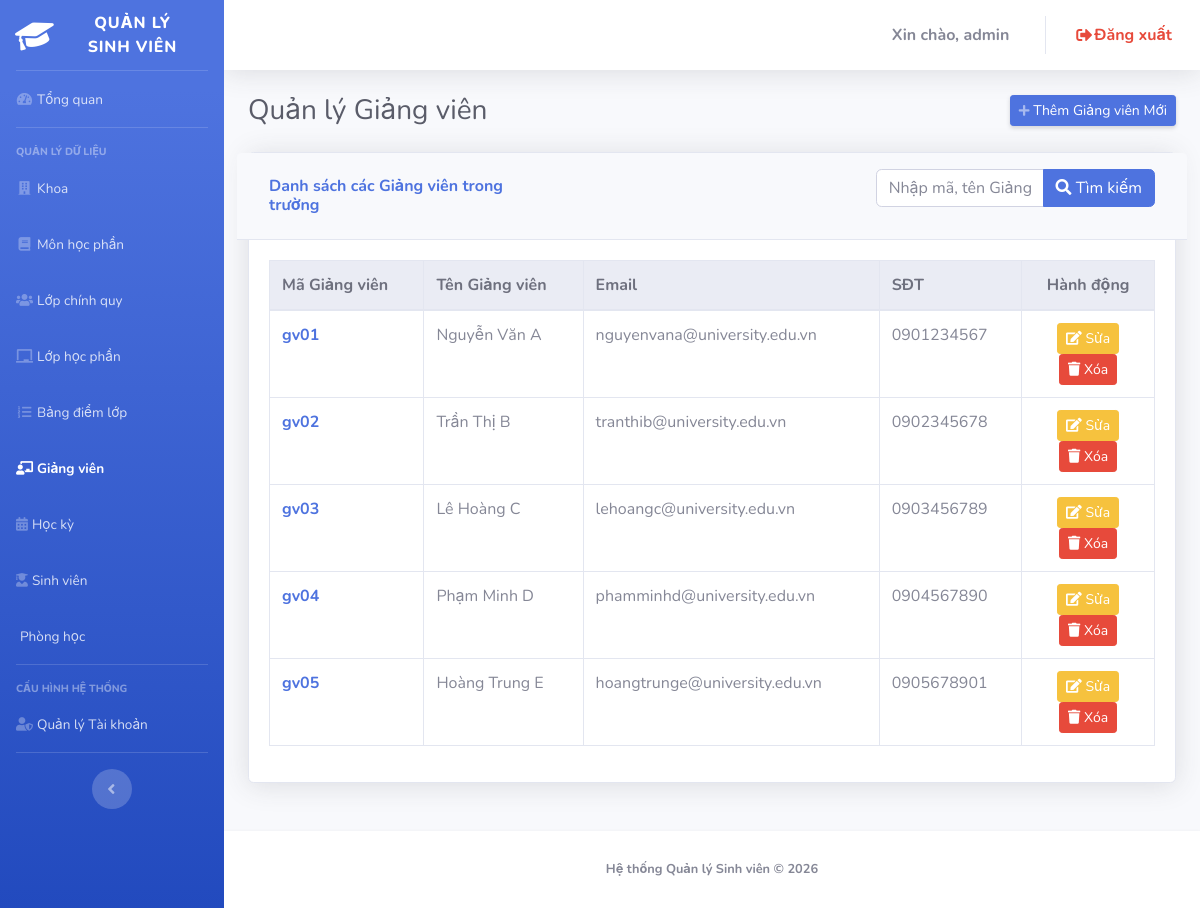
Page /admin/index.php?page=teachers (signed in) on the committed database.
### tables this page shows
CREATE TABLE `teachers` (
  `maGV` varchar(20) NOT NULL,
  `hoTenGV` varchar(100) NOT NULL,
  `email` varchar(100) DEFAULT NULL,
  `sdt` varchar(20) DEFAULT NULL
);

### admin/teachers.php (the view, shortened to what this page needs)
<?php
$keyword = $_GET['keyword'] ?? '';
$limit = 5;
$page = isset($_GET['page']) ? (int)$_GET['page'] : 1;
if ($page < 1) $page = 1;
$offset =(int) ($page - 1) * $limit;
if ($keyword !== '') {
    $searchTerm = "%$keyword%";
    $countSql = "SELECT COUNT(*) FROM Teachers WHERE maGV LIKE ? OR hoTenGV LIKE ? OR email LIKE ?";
    $countStmt = $pdo->prepare($countSql);
    $countStmt->execute([$searchTerm, $searchTerm, $searchTerm]);
    $totalRows = $countStmt->fetchColumn();
    $sql = "SELECT * FROM Teachers WHERE maGV LIKE ? OR hoTenGV LIKE ? OR email LIKE ? LIMIT $limit OFFSET $offset";
    $stmt = $pdo->prepare($sql);
    $stmt->execute([$searchTerm, $searchTerm, $searchTerm]);
} else {
    $sql = "SELECT * FROM Teachers LIMIT $limit OFFSET $offset";
    $stmt = $pdo->query($sql);
}
$Teachers = $stmt->fetchAll();
?>
<div class="d-sm-flex align-items-center justify-content-between mb-4">
    <h1 class="h3 mb-0 text-gray-800">Quản lý Giảng viên</h1>
    <button href="#" class="d-none d-sm-inline-block btn btn-sm btn-primary shadow-sm" data-toggle="modal" data-target="#addModal">
        <i class="fas fa-plus fa-sm text-white-50"></i> Thêm Giảng viên Mới
    </button>
</div>
<div class="card shadow mb-4">
    <div class="card-header py-3 row">
        <div class="col-4 mt-2">
            <h6 class="font-weight-bold text-primary">Danh sách các Giảng viên trong trường</h6>
        </div>
        <div class="col-4">
        </div>
        <div class="col-4">
            <form method="GET" action="index.php">
                <div class="input-group w-100">
                    <input type="text" name="keyword" class="form-control " placeholder="Nhập mã, tên Giảng viên hoặc email để tìm kiếm..." value="<?= htmlspecialchars($keyword) ?>">
                    <div class="input-group-append">
                        <button class="btn btn-primary" type="submit">
                            <i class="fas fa-search"></i> Tìm kiếm
                        </button>
                    </div>
                </div>
            </form>
        </div>
    </div>
    <div class="card-body">
        <div class="table-responsive">
            <table class="table table-bordered table-hover" id="dataTable" width="100%" cellspacing="0">
                <thead class="thead-light">
                    <tr>
                        <th>Mã Giảng viên</th>
                        <th>Tên Giảng viên</th>
                        <th>Email</th>
                        <th>SĐT</th>
                        <th width="15%" class="text-center">Hành động</th>
                    </tr>
                </thead>
                <tbody>
                    <?php foreach ($Teachers as $f): ?>
                    <tr>
                        <td class="font-weight-bold text-primary"><?= htmlspecialchars($f['maGV']) ?></td>
                        <td><?= htmlspecialchars($f['hoTenGV']) ?></td>
                        <td><?= htmlspecialchars($f['email']) ?></td>
                        <td><?= htmlspecialchars($f['sdt']) ?></td>
                        <td class="text-center">
                            <button type="button" class="btn btn-warning btn-sm"
                                    onclick='openEditModal(<?= json_encode($f, JSON_HEX_TAG | JSON_HEX_APOS | JSON_HEX_QUOT | JSON_HEX_AMP | JSON_UNESCAPED_UNICODE) ?>)'>
                                <i class="fas fa-edit"></i> Sửa
                            </button>
                            <form method="POST" class="d-inline">
                                <button type="submit" class="btn btn-danger btn-sm" onclick="return confirm('Bạn chắc chắn muốn xóa Giảng viên này?')">
                                    <i class="fas fa-trash"></i> Xóa
                                </button>
                            </form>
                        </td>
                    </tr>
                    <?php endforeach; ?>
                </tbody>
            </table>
        </div>
    </div>
</div>

### rows in the picture
teachers: maGV "gv01", hoTenGV "Nguyễn Văn A", email "nguyenvana@university.edu.vn", sdt "0901234567"
teachers: maGV "gv02", hoTenGV "Trần Thị B", email "tranthib@university.edu.vn", sdt "0902345678"
teachers: maGV "gv03", hoTenGV "Lê Hoàng C", email "lehoangc@university.edu.vn", sdt "0903456789"
teachers: maGV "gv04", hoTenGV "Phạm Minh D", email "phamminhd@university.edu.vn", sdt "0904567890"
teachers: maGV "gv05", hoTenGV "Hoàng Trung E", email "hoangtrunge@university.edu.vn", sdt "0905678901"

### other values in the picture
$_SESSION['user']['username'] "admin"
